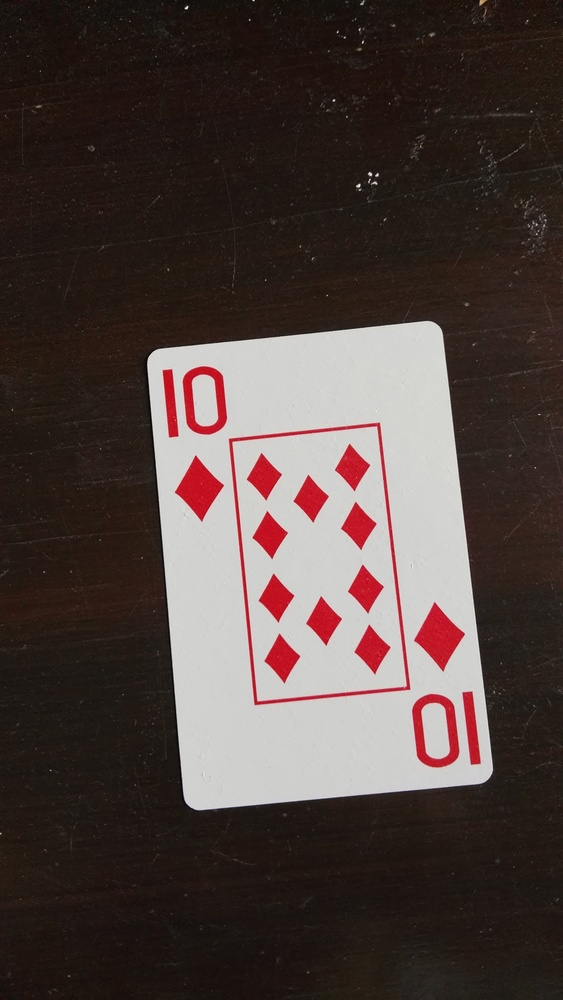
#> input picture Imagenes/10diamantes.jpg, 563 x 1000 px, shrunk from 2368 x 4208 before the run
$ jupyter execute --allow-errors Final.ipynb   (shell and % lines are left out)   (older library calls are emulated)
#> lines starting #> are read from the running program, lines starting #| are printed output that depends on the picture; after the words box and inside, x2 and y2 are one past the last pixel; in counts of white or black regions, pixels touching at a corner belong together
[cell 1]
# downgrade OpenCV a bit since some none-free features are not avilable

[cell 2]
from google.colab import drive
drive.mount('/content/drive')

[cell 3]
import os
path='/content/drive/My Drive/Septimo semestre/Procesamiento de imagen digital/detección de imágenes/Imagenes'
os.chdir(path)

## Import resources and display image

[cell 4]
import cv2
import matplotlib.pyplot as plt
import numpy as np
from itertools import product
from IPython.display import Image

# Load the image

#p = take_photo()
image1=cv2.imread('10diamantes.jpg')
#> image1 is the input picture: shape (1000, 563, 3); mean B, G, R 61.3, 65.3, 78.3

training_image = cv2.cvtColor(image1, cv2.COLOR_BGR2RGB)
training_gray = cv2.cvtColor(training_image, cv2.COLOR_RGB2GRAY)
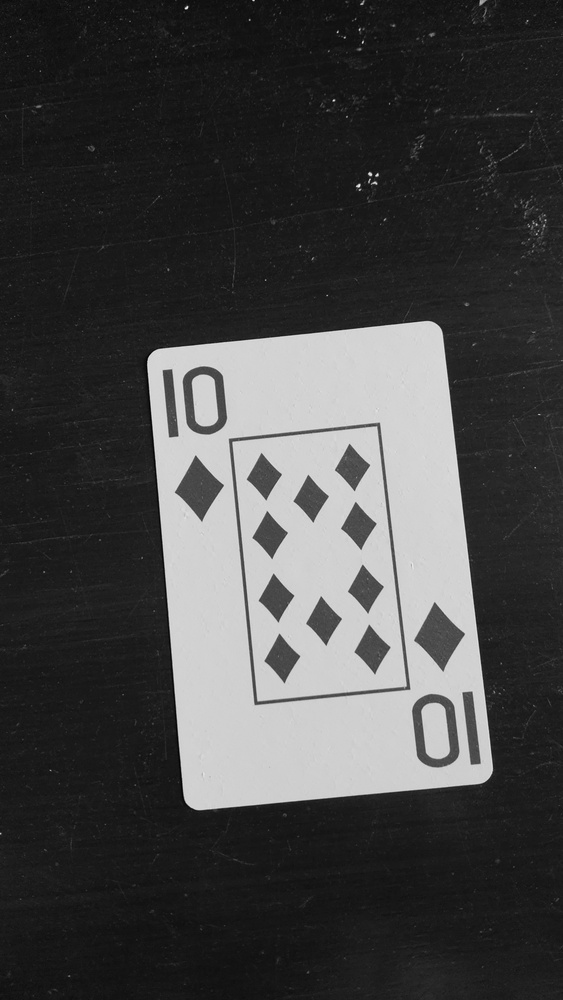
#> training_gray: shape (1000, 563); min 0, max 244, mean 68.8


image2 = cv2.imread('trebol.jpg')
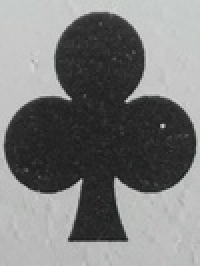
#> input picture Imagenes/trebol.jpg, 100 x 133 px, shrunk from 419 x 561 before the run (shown 2 times larger)
#> image2 is the input picture: shape (133, 100, 3); mean B, G, R 123.3, 123.6, 123.1
test_image = cv2.cvtColor(image2, cv2.COLOR_BGR2RGB)
test_gray = cv2.cvtColor(image2, cv2.COLOR_RGB2GRAY)

#training_gray = cv2.GaussianBlur(training_gray, (7, 7), 3)

t, dst = cv2.threshold(training_gray, 0, 255, cv2.THRESH_BINARY | cv2.THRESH_TRIANGLE)
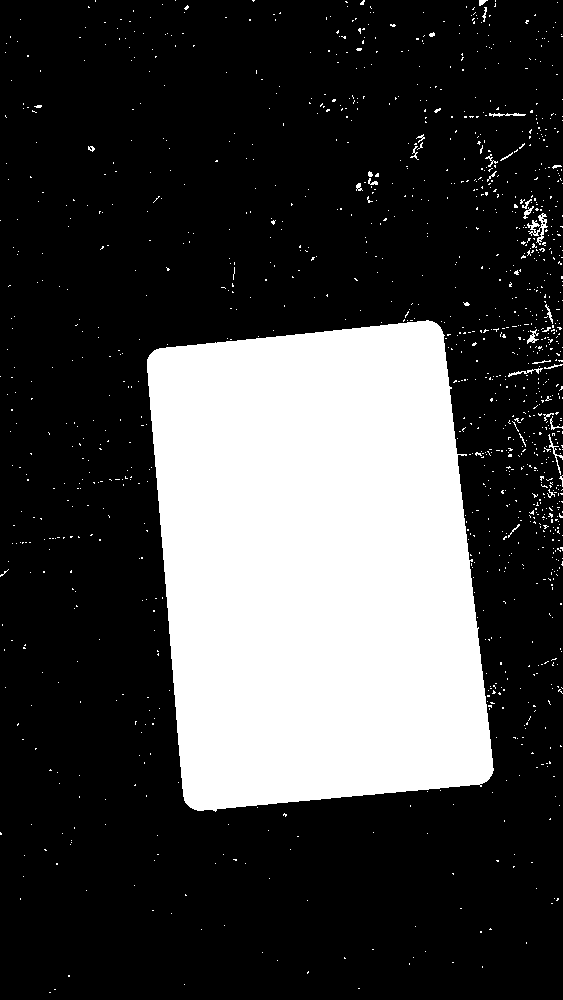
#> dst: shape (1000, 563); 26% white; 1259 white regions (1229 under 20 px)
#> t = 47
_, contours, _ = cv2.findContours(dst, cv2.RETR_TREE, cv2.CHAIN_APPROX_SIMPLE)
#> contours = 1276 contours, 1264 with area under 20; largest, box (x1, y1, x2, y2) and area: (147, 320, 494, 812) 141008, (527, 213, 548, 245) 151, (527, 329, 539, 344) 50, (508, 368, 543, 377) 40, (489, 113, 526, 117) 40
areas = [cv2.contourArea(c) for c in contours]
#> areas = 1276 values, max 141008.5 at index 695, min 0 at index 0, mean 111.6
areaMax= np.argmax(areas)
#> areaMax = 695

mask = np.zeros_like(training_gray) # Create mask where white is what we want, black otherwise
#cv2.drawContours(mask, contours, areaMax, 255, -1)
cv2.drawContours(image1, contours, -1, (0,0,255), 2)
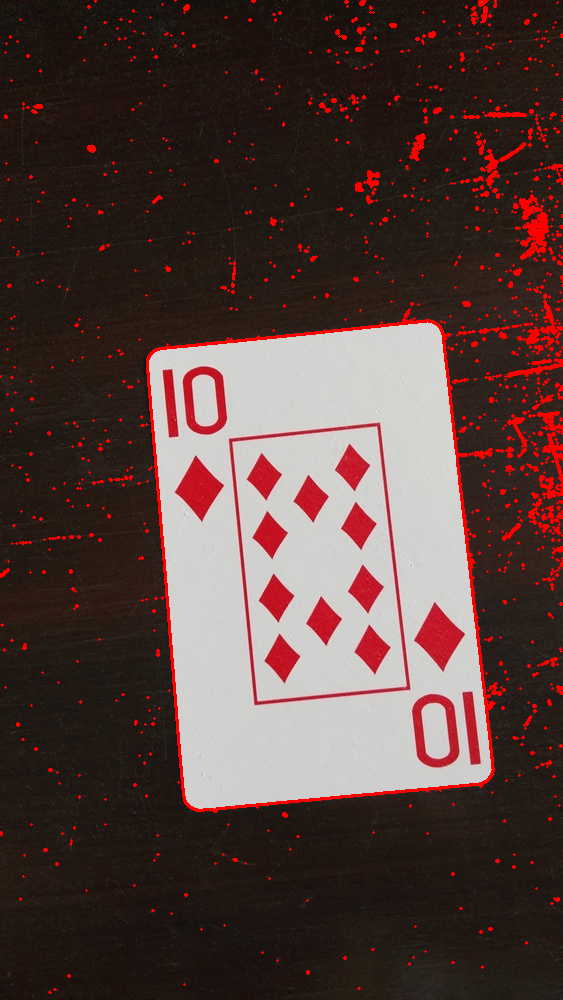
#> image1: shape (1000, 563, 3); 3.5% of pixels changed, all inside (x1, y1, x2, y2) = (0, 0, 563, 994)
out1 = np.zeros_like(training_gray) # Extract out the object and place into output image
out1[mask == 255] = training_gray[mask == 255]
#> out1: shape (1000, 563); every value is 0


# Now crop
#(x, y) = np.where(mask == 255)
#(topx, topy) = (np.min(x), np.min(y))
#(bottomx, bottomy) = (np.max(x), np.max(y))
#out1 = out1[topx:bottomx+1, topy:bottomy+1]
#out2=out1
#t, dst = cv2.threshold(out2, 0, 255, cv2.THRESH_BINARY | cv2.THRESH_TRIANGLE)
# dibujar los contornos


suits = ['diamantes', 'treboles', 'corazones', 'picas']
ranks = ['2', '3', '4', '5', '6', '7', '8', '9', '10', 'J', 'Q', 'K']

#des,car = sacarCaracterisricas(out1)

#print(car)
mat=[];

# [4 lines of commented-out code are left out]


test_gray = cv2.cvtColor(image2, cv2.COLOR_BGR2RGB)
test_gray = cv2.cvtColor(test_gray, cv2.COLOR_RGB2GRAY)
test_gray = cv2.GaussianBlur(test_gray, (7, 7), 3)
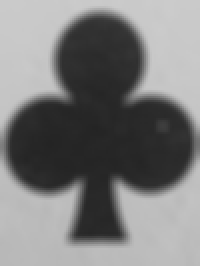
#> test_gray: shape (133, 100) (shown 2 times larger); min 36, max 204, mean 123.3
t, tdst = cv2.threshold(test_gray, 0, 255, cv2.THRESH_BINARY | cv2.THRESH_TRIANGLE)
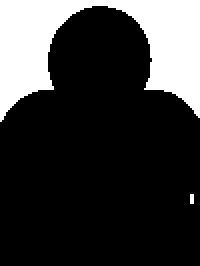
#> tdst: shape (133, 100) (shown 2 times larger); 21.9% white; 2 white regions (1 under 20 px)
#> t = 193

_, contours, _ = cv2.findContours(tdst, cv2.RETR_TREE, cv2.CHAIN_APPROX_SIMPLE)
#> contours = 2 contours, 1 with area under 20; largest, box (x1, y1, x2, y2) and area: (0, 0, 100, 61) 2712
areas = [cv2.contourArea(c) for c in contours]
#> areas = [4, 2711.5]
areaMax= np.argmax(areas)
#> areaMax = 1

mask = np.zeros_like(test_gray) # Create mask where white is what we want, black otherwise
cv2.drawContours(mask, contours, areaMax, 255, -1)
#> mask: shape (133, 100); 21.8% white; 1 white region, box (x1, y1, x2, y2) and area: (0, 0, 100, 61) 2901
out1 = np.zeros_like(test_gray) # Extract out the object and place into output image
out1[mask == 255] = test_gray[mask == 255]
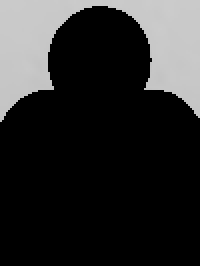
#> out1: shape (133, 100) (shown 2 times larger); min 0, max 204, mean 43.5


(x, y) = np.where(mask == 255)
#> x = 2901 values from 0 to 60; y = 2901 values, max 99 at index 99, min 0 at index 0, mean 49.3
(topx, topy) = (np.min(x), np.min(y))
#> topx = 0; topy = 0
(bottomx, bottomy) = (np.max(x), np.max(y))
#> bottomx = 60; bottomy = 99
out1 = out1[topx:bottomx+1, topy:bottomy+1]
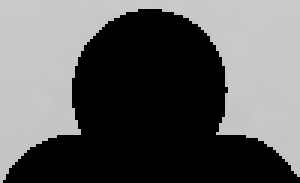
#> out1: shape (61, 100) (shown 3 times larger); min 0, max 204, mean 94.9

    #compararImg(out,r,s)


# Display traning image and testing image
#> (the rest of this cell did not finish here and is left out)

[cell 5]
# [17 lines left out: functions compararImg, sacarCaracterisricas, not called in this run]

import pickle
# [11 lines left out: functions save, load, not called in this run]

[cell 6]
from IPython.display import display, Javascript
from google.colab.output import eval_js
from base64 import b64decode

# [38 lines left out: function take_photo, not called in this run]

## Detect keypoints and Create Descriptor

[cell 7]
sift = cv2.xfeatures2d.SIFT_create()

train_keypoints, train_descriptor = sift.detectAndCompute(out1, None)
#> train_keypoints = 3 keypoints; (x, y, size): (75, 43, 3.4), (75, 43, 3.4), (37, 9, 4.3)
#> (the rest of this cell did not finish here and is left out)
